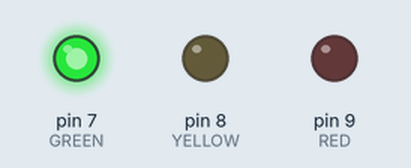
Simulated run of this sketch. Board: Arduino Uno, built with avr-gcc and run on an emulated ATmega328P. Parts: output pins drawn as LEDs (lit = HIGH).

Above: at 0.2 s.
At 17.5 s:
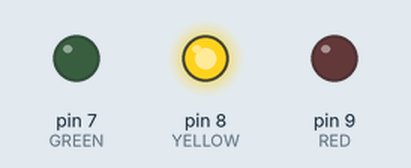
At 26.5 s:
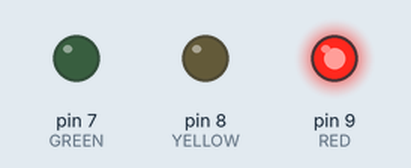
At 39.7 s:
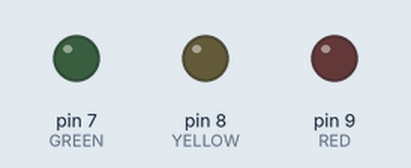
Timing chart, 0 to 44.2 s (numbered marks = the images above):
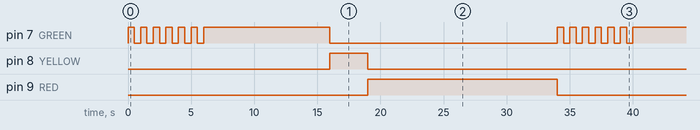

The sketch:

TrafficLight.ino
```cpp
const int GREEN = 7;
const int YELLOW = 8;
const int RED = 9;

void setup() {
  pinMode(GREEN, OUTPUT);
  pinMode(YELLOW, OUTPUT);
  pinMode(RED, OUTPUT);
}


void pulse(int pin, int sustain) {
  digitalWrite(pin, HIGH);  // turn on 5V
  delay(sustain);
  digitalWrite(pin, LOW);  // turn off 5V
}

void loop() {

  // advance green
  for (int i = 0; i < 6; i++) {
    pulse(GREEN, 500);
    delay(500);
  }

  // green
  pulse(GREEN, 10000);

  // yellow
  pulse(YELLOW, 3000);

  // red
  pulse(RED, 15000);
}
```

Measured:
- by itself, pin 7 (GREEN): repeats every 34.0 s: 5 × (LOW 0.50 s, HIGH 0.50 s), LOW 0.50 s, HIGH 10.0 s, LOW 18.0 s, HIGH 0.50 s
- by itself, pin 8 (YELLOW): alternates HIGH for 3.0 s and LOW for 31.0 s
- by itself, pin 9 (RED): alternates HIGH for 15.0 s and LOW for 19.0 s
